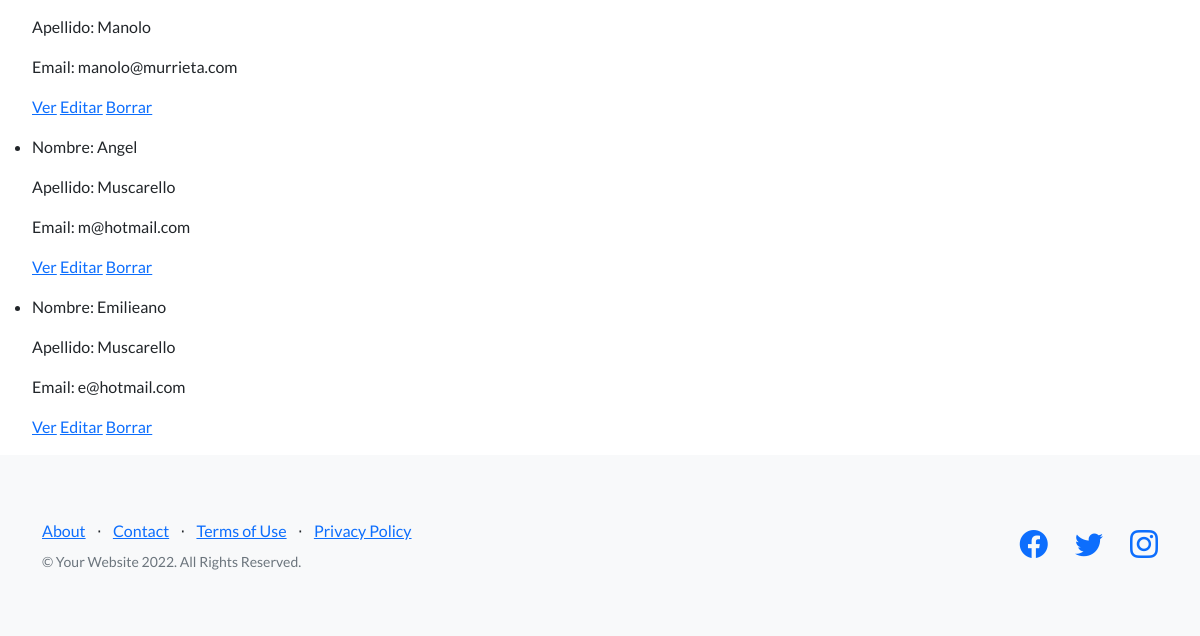
The app's page /AppWeb/listEstudiante (signed in, lower part), older data.
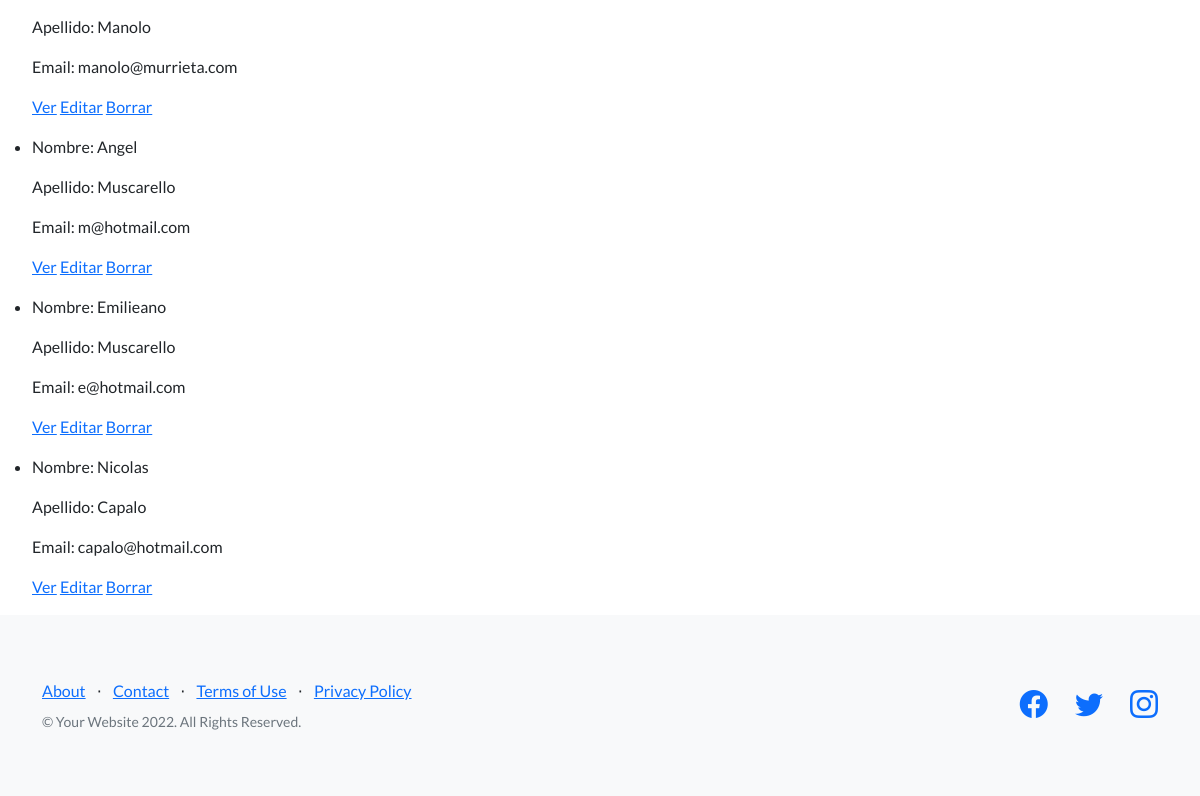
The same page, newer data.
### AppWeb/models.py (models this page shows, shortened)
class Estudiante(models.Model):
    nombre = models.CharField(max_length=30)
    apellido = models.CharField(max_length=30)
    email = models.EmailField(max_length = 30, default="corre@correo.com")

### AppWeb/views.py (the view)
# urls.py: path("listEstudiante", ListEstudiante.as_view(), name="listEstudiante"),
class ListEstudiante(LoginRequiredMixin, ListView):
    model = Estudiante
    template_name = "AppWeb/listEstudiantes.html"

### AppWeb/templates/AppWeb/listEstudiantes.html (shortened to what this page needs)
{% extends "AppWeb/padre.html" %}
{% load static %}
{% block contenidoQueCambia %}
<ul>
    {% for estudiante in object_list %}
    <li>
        <p>Nombre: {{estudiante.nombre}}</p>
        <p>Apellido: {{estudiante.apellido}}</p>
        <p>Email: {{estudiante.email}}</p>
        <p>
            <a href="{% url 'detailEstudiante' estudiante.id %}">Ver</a>
            <a href="{% url 'estudianteEditar' estudiante.id %}">Editar</a>
            <a href="{% url 'estudianteDelete' estudiante.id %}">Borrar</a>
        </p>
    </li>
    {% endfor %}
</ul>
{% endblock %}

Row changes from the older to the newer data that the page shows:
added Estudiante: nombre "Nicolas", apellido "Capalo", email "capalo@hotmail.com"
